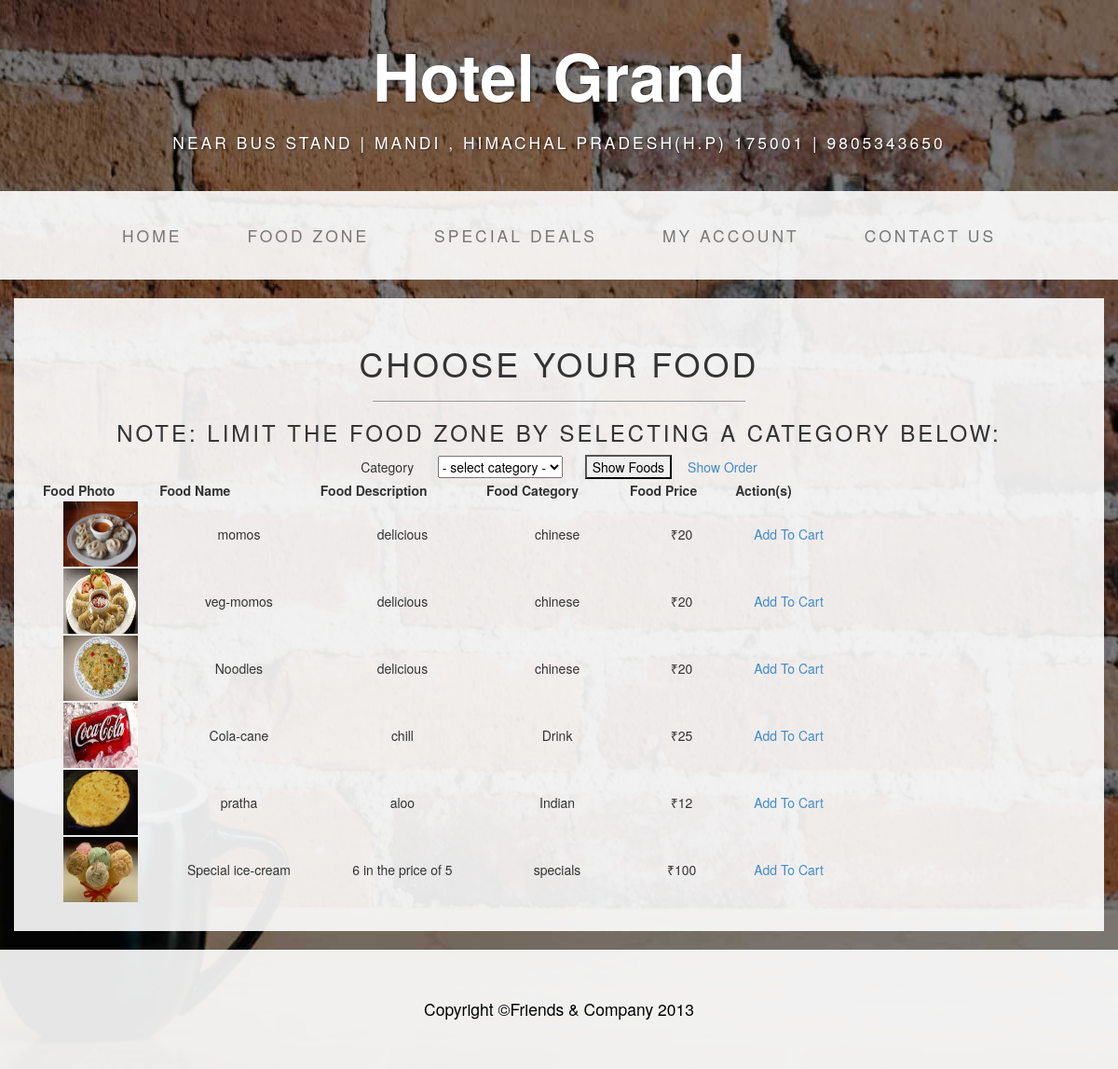
The app's page /canteen/unlogin-foodzone.php with its own data.
### tables this page shows
CREATE TABLE IF NOT EXISTS `food_details` (
  `food_id` int(15) NOT NULL AUTO_INCREMENT,
  `food_name` varchar(45) NOT NULL,
  `food_description` text NOT NULL,
  `food_price` float NOT NULL,
  `food_photo` varchar(45) NOT NULL,
  `food_category` int(15) NOT NULL,
  PRIMARY KEY (`food_id`)
);

CREATE TABLE IF NOT EXISTS `categories` (
  `category_id` int(15) NOT NULL AUTO_INCREMENT,
  `category_name` varchar(45) NOT NULL,
  PRIMARY KEY (`category_id`)
);

CREATE TABLE IF NOT EXISTS `currencies` (
  `currency_id` int(5) NOT NULL AUTO_INCREMENT,
  `currency_symbol` varchar(15) NOT NULL,
  `flag` int(1) NOT NULL,
  PRIMARY KEY (`currency_id`)
);

### canteen/unlogin-foodzone.php (the view, shortened to what this page needs)
<?php
$result=mysql_query("SELECT * FROM food_details,categories WHERE food_details.food_category=categories.category_id ")
or die("A problem has occured ... \n" . "Our team is working on it at the moment ... \n" . "Please check back after few hours.");
?>
<?php
    $categories=mysql_query("SELECT * FROM categories")
    or die("A problem has occured ... \n" . "Our team is working on it at the moment ... \n" . "Please check back after few hours.");
?>
<?php
    $flag_1 = 1;
    $currencies=mysql_query("SELECT * FROM currencies WHERE flag='$flag_1'")
    or die("A problem has occured ... \n" . "Our team is working on it at the moment ... \n" . "Please check back after few hours.");
?>
<!DOCTYPE html>
<html lang="en">
  <head>
    <link href="css/css1.css" rel="stylesheet">
    <link href="css/css2.css" rel="stylesheet">
  </head>
  <body>
    <div class="brand">Hotel Grand</div>
    <div class="address-bar"> near bus stand |  Mandi , Himachal Pradesh(H.P) 175001 | 9805343650</div>
    <nav class="navbar navbar-default" role="navigation">
      <div class="container">
        <div class="collapse navbar-collapse navbar-ex1-collapse">
          <ul class="nav navbar-nav">
            <li><a href="index.php">Home</a></li>
            <li><a href="foodzone.php">Food Zone</a></li>
            <li><a href="specialdeals.php">Special Deals</a></li>
            <li><a href="member-index.php">My Account</a></li>
            <li><a href="contactus.php">Contact Us</a></li>
         </ul>
        </div>
      </div>
    </nav>
    <div class="container">
      <div class="row">
        <div class="box">
          <div class="col-lg-12 text-center">
            <div id="carousel-example-generic" class="carousel slide">
<div id="center">
 <h1>CHOOSE YOUR FOOD</h1>
 <hr>
 <h3>Note: limit the food zone by selecting a category below:</h3>
 <form name="categoryForm" id="categoryForm" method="post" action="foodzone.php" onsubmit="return categoriesValidate(this)">
     <table width="444" align="center">
     <tr>
        <td width="72">Category</td>
        <td width="159"><select name="category" id="category">
        <option value="select">- select category -
        <?php
        while ($row=mysql_fetch_array($categories)){
        echo "<option value=$row[category_id]>$row[category_name]";
        }
        ?>
        </select></td>
        <td width="104"><input type="submit" name="Submit" value="Show Foods" /></td>
         <td width="89"><a href="cart.php">Show Order</a></td>
     </tr>
     </table>
 </form>
  <div>
      <table width="860" height="auto" style="text-align:center;">
        <tr>
                <th>Food Photo</th>
                <th>Food Name</th>
                <th>Food Description</th>
                <th>Food Category</th>
                <th>Food Price</th>
                <th>Action(s)</th>
        </tr>
        <?php
            $count = mysql_num_rows($result);
            if(isset($_POST['Submit']) && $count < 1){
                echo "<html><script language='JavaScript'>alert('There are no foods under the selected category at the moment. Please check back later.')</script></html>";
            }
            else{
                $symbol=mysql_fetch_assoc($currencies);
                while ($row=mysql_fetch_assoc($result)){
                    echo "<tr>";
                    echo '<td><a href=images/'. $row['food_photo']. ' alt="click to view full image" target="_blank"><img src=images/'. $row['food_photo']. ' width="80" height="70"></a></td>';
                    echo "<td>" . $row['food_name']."</td>";
                    echo "<td>" . $row['food_description']."</td>";
                    echo "<td>" . $row['category_name']."</td>";
                    echo "<td>" . $symbol['currency_symbol']. "" . $row['food_price']."</td>";
                    echo '<td><a href="cart-exec.php?id=' . $row['food_id'] . '">Add To Cart</a></td>';
                    echo "</tr>";
                    }
                }
        ?>
      </table>
  </div>
</div>
</div>
</div>
</div>
</div>
</div>
    <footer>
      <div class="container">
        <div class="row">
          <div class="col-lg-12 text-center">
            <p>Copyright &copy;Friends &  Company 2013</p>
          </div>
        </div>
      </div>
    </footer>
  </body>
</html>

### canteen/css/css2.css (style rules this page uses)
body { background: url(../img/bg.jpg) no-repeat center center fixed; -webkit-background-size: cover; -moz-background-size: cover; -o-background-size: cover; background-size: cover; }
h1, h2, h3, h4, h5, h6 { text-transform: uppercase; letter-spacing: 3px; font-weight: 400; }
p { font-size: 1.25em; line-height: 1.6; color: #000; }
hr { border-color: #999999; max-width: 400px; }
.brand, .address-bar { display: none; }
.navbar-nav { text-transform: uppercase; letter-spacing: 3px; font-weight: 400; }
.box { background: #fff; background: rgba(255,255,255,0.9); margin-bottom: 20px; padding: 30px 15px; }
footer { background: #fff; background: rgba(255,255,255,0.9); }
footer p { margin: 0; padding: 50px 0; }
@media screen and (min-width: 768px) { .brand { display: inherit; font-weight: 700; font-size: 5em; line-height: normal; text-align: center; margin: 0; padding: 30px 0 10px; color: #fff; text-shadow: 1px 1px 2px rgba(0, 0, 0, 0.5); } }
@media screen and (min-width: 768px) { .address-bar { display: inherit; text-align: center; margin: 0; padding: 0 0 40px; font-size: 1.25em; text-transform: uppercase; letter-spacing: 3px; font-weight: 400; color: #fff; text-shadow: 1px 1px 2px rgba(0, 0, 0, 0.5); } }
@media screen and (min-width: 768px) { .navbar { border-radius: 0; } }
@media screen and (min-width: 768px) { .navbar { min-height: 0; } }
@media screen and (min-width: 768px) { .navbar-default { background: #fff; background: rgba(255,255,255,0.9); border: none; } }
@media screen and (min-width: 768px) { .nav>li>a { padding: 35px; } }
@media screen and (min-width: 768px) { .navbar-nav>li>a { line-height: normal; } }
@media screen and (min-width: 768px) { .navbar-nav { float: none; margin: 0 auto; display: table; table-layout: fixed; font-size: 1.25em; } }

### records on screen
food_details: food_photo (picture), food_name "momos", food_description "delicious", categories.category_name "chinese", food_price "20"
currencies: currency_symbol "₹"
food_details: food_photo (picture), food_name "veg-momos", food_description "delicious", categories.category_name "chinese", food_price "20"
food_details: food_photo (picture), food_name "Noodles", food_description "delicious", categories.category_name "chinese", food_price "20"
food_details: food_photo (picture), food_name "Cola-cane", food_description "chill", categories.category_name "Drink", food_price "25"
food_details: food_photo (picture), food_name "pratha", food_description "aloo", categories.category_name "Indian", food_price "12"
food_details: food_photo (picture), food_name "Special ice-cream", food_description "6 in the price of 5", categories.category_name "specials", food_price "100"
